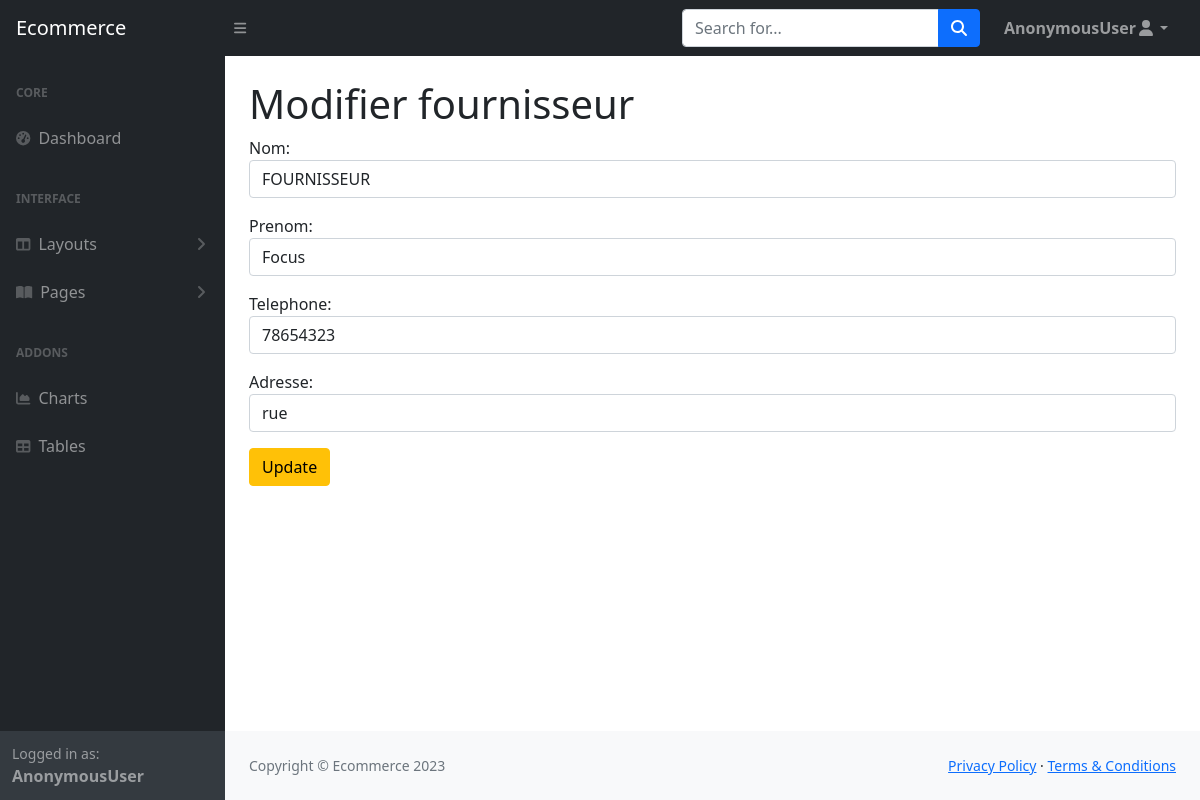
/fournisseur/2/update, run on the app's committed database.
### ecommerce/models.py (models this page shows, shortened)
class Fournisseur(models.Model):
    nom = models.CharField(max_length=50)
    prenom = models.CharField(max_length=50)
    telephone = models.CharField(max_length=50)
    adresse = models.CharField(max_length=50)

### ecommerce/views.py (the view)
# urls.py: path('fournisseur/<int:id>/update', update_fournisseur, name='update_fournisseur'),
def update_fournisseur(request,id):
    fournisseur = Fournisseur.objects.get(id=id)
    form = FournisseurForm(request.POST or None ,instance=fournisseur)
    if form.is_valid():
        form.save()
        return redirect('liste_fournisseur')
    context = {'form': form}
    return render(request, 'fournisseur/update.html', context)

### ecommerce/forms.py
class FournisseurForm(forms.ModelForm):
    def __init__(self, *args, **kwargs):
        super(FournisseurForm, self).__init__(*args, **kwargs)
        for visible in self.visible_fields():
            visible.field.widget.attrs['class'] = 'form-control'
    class Meta:
        model = Fournisseur
        fields = ('nom','prenom','telephone','adresse',)

### ecommerce/templates/fournisseur/update.html (shortened to what this page needs)
{% extends 'layout/base.html' %}
{% block pageTitle %}
Modifier fournisseur
{% endblock pageTitle %}
{% block body %}
    <form method="POST">
        {{form.as_p}}
        <input type="submit" value="Update" class = "btn btn-warning">
    </form>
{% endblock body %}

### data on the page
Fournisseur: nom "FOURNISSEUR", prenom "Focus", telephone "78654323", adresse "rue"

### other printed values
{{ request.user }} "AnonymousUser"
